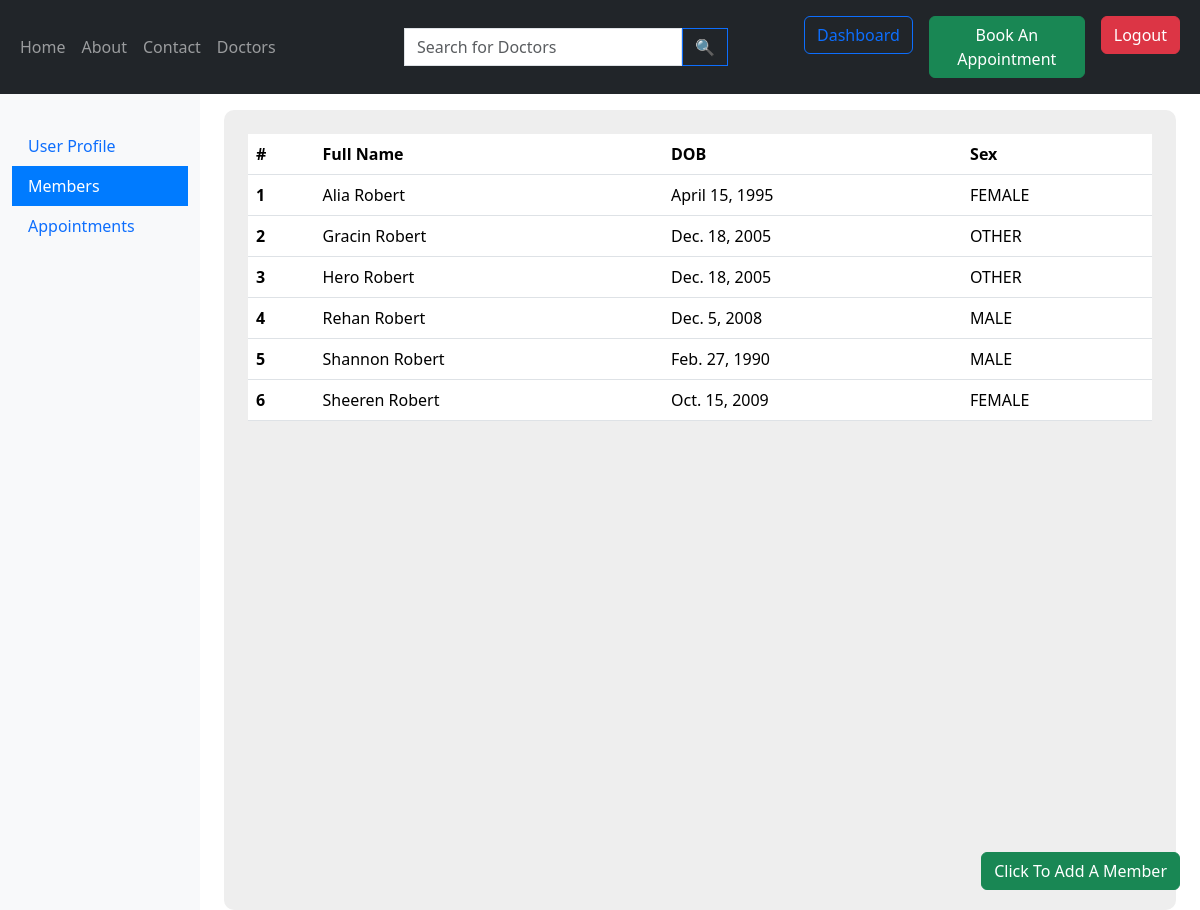
Before: /patient-dashboard/2/ (signed in) with the older database file.
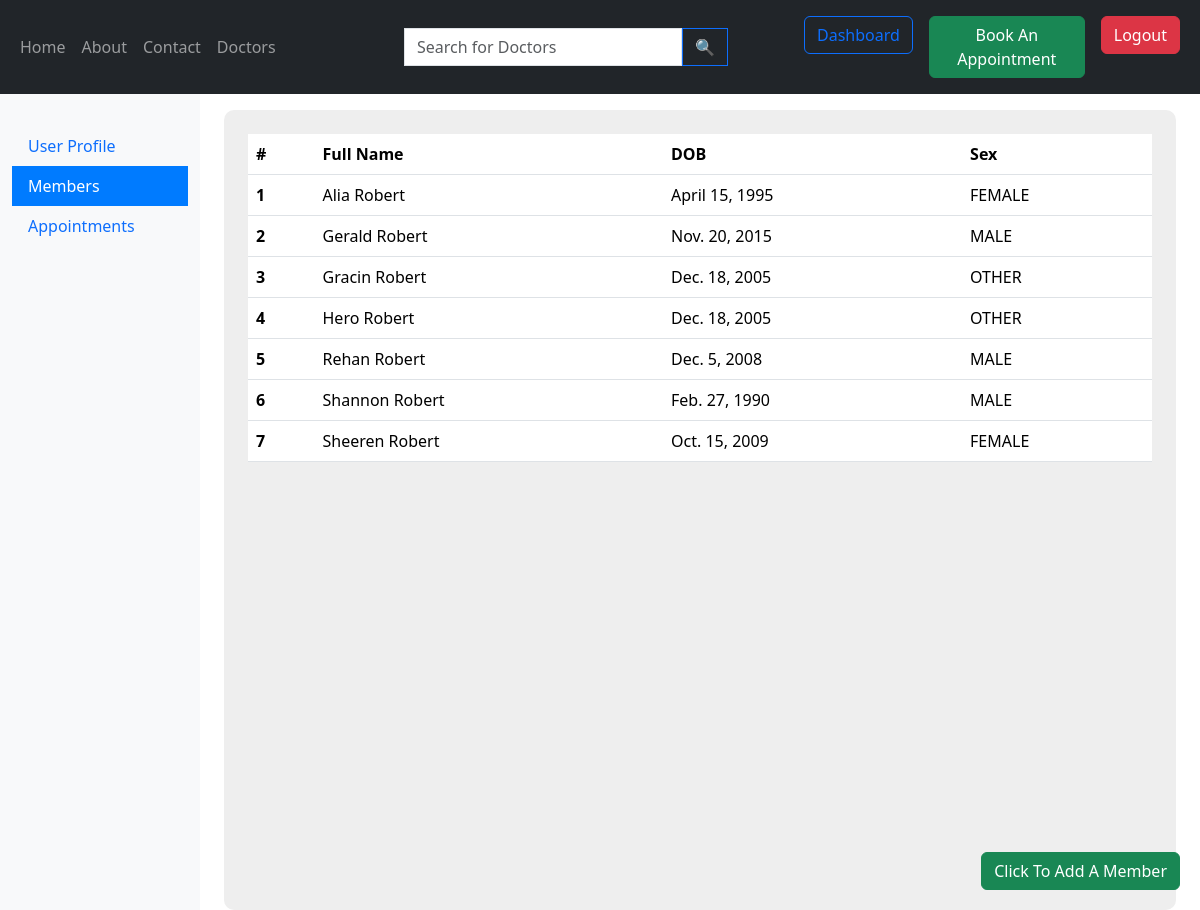
After: the same page with the newer database file.
### patient/models.py (models this page shows, shortened)
class Patient(models.Model):
  user= models.ForeignKey(User, on_delete= models.CASCADE)
  first_name= models.CharField(max_length= 255)
  last_name= models.CharField(max_length= 255, blank= True, null= True)
  dob= models.DateField(default= None)
  sex= models.CharField(max_length= 10, choices= [('MALE', 'Male'), ('FEMALE', 'Female'), ('OTHER', 'Other')], default= 'FEMALE')

### patient/views.py (the view)
# urls.py: path('patient-dashboard/<int:chosenfield>/', patient_db, name="patient_db"),
@login_required(login_url='login_page')
@role_required(['PATIENT'])
def patient_db(request,chosenfield):
  sidefields= ['User Profile', 'Members', 'Appointments']
  context= {
    'sidefields': sidefields,
    'chosenfield': chosenfield,
    'userInfo': UserInfo.objects.filter(user= request.user)[0],
    'patients': Patient.objects.filter(user= request.user).order_by('first_name','last_name'),
    'appointments': Appointment.objects.filter(patient__user= request.user).order_by('-date')
  }
  templte="field"+chr(chosenfield + 48)+".html"
  return render(request, templte, context)

### hmes/decorator.py (called while the page is built)
def role_required(allowed_roles):
    def decorator(view_func):
        @wraps(view_func)
        def _wrapped_view(request, *args, **kwargs):
            if request.user.is_authenticated:
                user_role = request.user.userinfo.role_def  # Adjust this line based on your user model
                if user_role in allowed_roles:
                    return view_func(request, *args, **kwargs)
            return render(request,'error_403.html')
        return _wrapped_view
    return decorator

### patient/templates/field2.html
{% extends "patientdashboard.html" %}
{% block fieldinfo %}
<a href="/addapatient/" class="btn btn-success position-fixed" style="bottom: 20px; right: 20px;">Click To Add A Member</a>
<section style="background-color: #eee; border-radius: 10px;" class="min-vh-100 p-4">
  <table class="table">
    <thead>
      <tr>
        <th scope="col">#</th>
        <th scope="col">Full Name</th>
        <th scope="col">DOB</th>
        <th scope="col">Sex</th>
      </tr>
    </thead>
    <tbody>
      {% for patient in patients %}
      <tr>
        <th scope="row">{{forloop.counter}}</th>
        <td>{{patient.first_name}} {{patient.last_name}}</td>
        <td>{{patient.dob}}</td>
        <td>{{patient.sex}}</td>
      </tr>
      {% endfor %}
    </tbody>
  </table>
</section>
{% endblock %}

Changed rows visible on the page:
added Patient: first_name "Gerald", last_name "Robert", dob "Nov. 20, 2015", sex "MALE"
